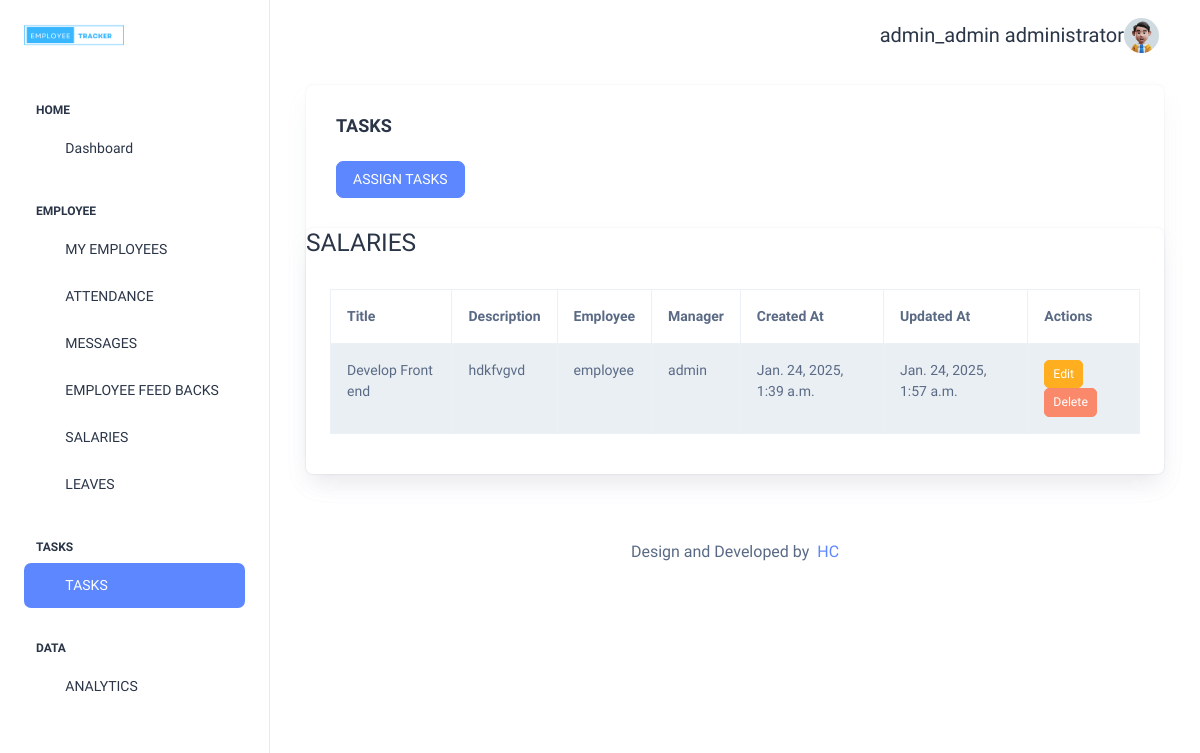
The page /assign_task (signed in) on the database as committed earlier.
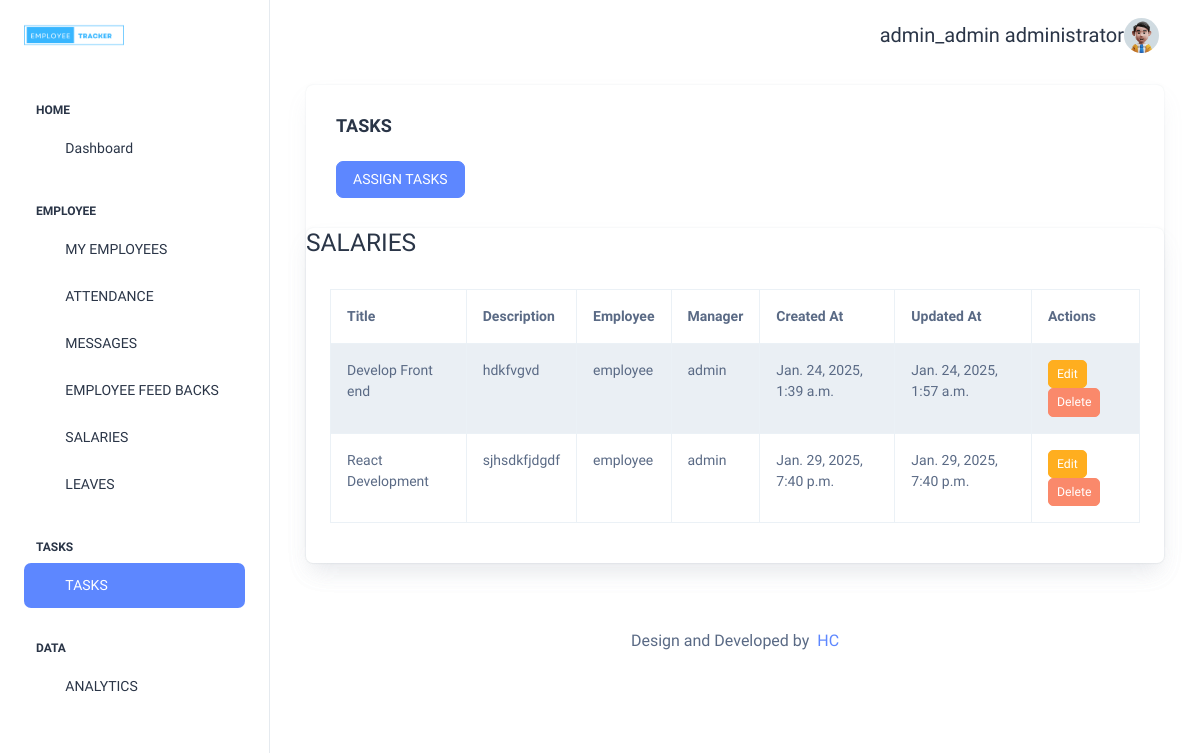
The same page on the database as committed later.
### employee/models.py (models this page shows, shortened)
class Task(models.Model):
    employee = models.ForeignKey('home.CustomUser', on_delete=models.CASCADE, related_name='tasks')
    manager = models.ForeignKey('home.CustomUser', on_delete=models.CASCADE, related_name='assigned_tasks')
    title = models.CharField(max_length=200)
    description = models.TextField()
    created_at = models.DateTimeField(auto_now_add=True)
    updated_at = models.DateTimeField(auto_now=True)

### home/models.py (models this page shows)
class CustomUser(AbstractBaseUser, PermissionsMixin):
    email = models.EmailField(unique=True, verbose_name='email address')
    username = models.CharField(max_length=30, unique=True,verbose_name='username')
    first_name = models.CharField(max_length=30, blank=True, verbose_name='first name')
    last_name = models.CharField(max_length=30, blank=True, verbose_name='last name')
    phone = models.CharField(max_length=15, blank=True, verbose_name='phone number')
    address = models.TextField(blank=True, verbose_name='address')
    is_active = models.BooleanField(default=True, verbose_name='active')
    is_staff = models.BooleanField(default=False, verbose_name='staff status')
    profile_pic = models.ImageField(upload_to='profile_pics', null=True, blank=True)
    job_title = models.CharField(max_length=50, blank=True, verbose_name='job title', choices=(
                                                                                            ("Developer", "Developer"),
                                                                                            ("Designer", "Designer"),
                                                                                            ("Analyst", "Analyst"),
                                                                                            ("Tester", "Tester"),
                                                                                            ("Support", "Support"),
                                                                                            ("Manager", "Manager"),
                                                                                            ("Executive", "Executive"),
                                                                                            ("Senior Executive", "Senior Executive"),
                                                                                            ("Lead Developer", "Lead Developer"),
                                                                                            ("Junior Developer", "Junior Developer"),
                                                                                            ("Senior Developer", "Senior Developer"),
                                                                                            ("Intern", "Intern")))
    department = models.CharField(max_length=50, blank=True, verbose_name='department', choices=(
                                                                                            ("HR", "Human Resources"),
                                                                                            ("IT", "Information Technology"),
                                                                                            ("FIN", "Finance"),
                                                                                            ("MKT", "Marketing"),
                                                                                            ("SALES", "Sales"),
                                                                                            ("ENG", "Engineering"),
                                                                                            ("ADMIN", "Administration"),
                                                                                        ))
    role = models.CharField(max_length=20,
                            choices=(
                                ("employee","employee"),
                                ("manager","manager"),
                                ("admin","admin"),
                            ),
                            default='user'
                            )
    date_joined = models.DateTimeField(auto_now_add=True, verbose_name='date joined')
    objects = CustomUserManager()
    USERNAME_FIELD = 'username'
    REQUIRED_FIELDS = ["first_name", "last_name", "email"]
    class Meta:
        verbose_name = 'user'
        verbose_name_plural = 'users'
    def __str__(self):
        return str(self.first_name + " " + self.last_name)

### home/views.py (the view)
# urls.py: path("assign_task", views.assign_task, name="assign_task"),
@login_required(login_url="SignIn")
def assign_task(request):
    tasks = Task.objects.filter(manager=request.user)
    if request.method == "POST":
        form = TaskForm(request.POST)
        if form.is_valid():
            task = form.save(commit=False)
            task.manager = request.user
            task.save()
            messages.success(request, "Task Assigned Successfully")
            return redirect("assign_task")
        else:
            messages.error(request, form.errors)
            return redirect("assign_task")
    else:
        form = TaskForm()
    context = {
        "form": form,
        "tasks":tasks
    }
    return render(request, "assign_task.html", context)

### templates/assign_task.html (shortened to what this page needs)
{% extends 'index.html' %}
{% block content %}
<div class="container-fluid">
    <div class="container-fluid">
        <div class="card">
            <div class="card-body">
                <h5 class="card-title fw-semibold mb-4">TASKS</h5>
                <a href="" class="btn btn-primary" data-bs-toggle="modal" data-bs-target="#publicmessages">ASSIGN TASKS</a>
            </div>
            <div class="card mb-0">
                <h3>SALARIES</h3>
                <div class="card-body p-4">
                <table id="tasksTable" class="table table-striped table-bordered">
                    <thead>
                        <tr>
                            <th>Title</th>
                            <th>Description</th>
                            <th>Employee</th>
                            <th>Manager</th>
                            <th>Created At</th>
                            <th>Updated At</th>
                            <th>Actions</th>
                        </tr>
                    </thead>
                    <tbody>
                        {% for task in tasks %}
                        <tr>
                            <td>{{ task.title }}</td>
                            <td>{{ task.description }}</td>
                            <td>{{ task.employee.username }}</td>
                            <td>{{ task.manager.username }}</td>
                            <td>{{ task.created_at }}</td>
                            <td>{{ task.updated_at }}</td>
                            <td>
                                <a href="{% url 'edit_task' task.id %}" class="btn btn-warning btn-sm">Edit</a>
                                <a href="{% url 'delete_task' task.id %}" class="btn btn-danger btn-sm">Delete</a>
                            </td>
                        </tr>
                        {% endfor %}
                    </tbody>
                </table>
                </div>
            </div>
        </div>
    </div>
</div>
{% endblock %}

Rows that differ between the two databases and show on the page:
added Task: title "React Development", description "sjhsdkfjdgdf", employee.username "employee", manager.username "admin", created_at "Jan. 29, 2025, 7:40 p.m.", updated_at "Jan. 29, 2025, 7:40 p.m."
